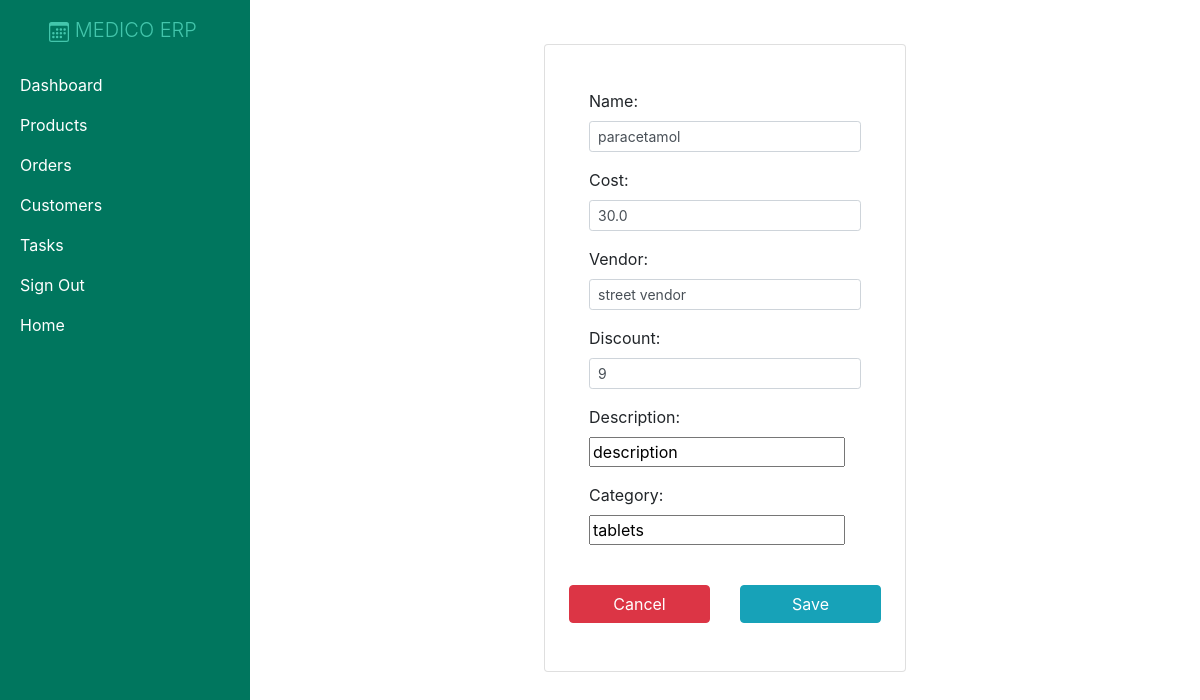
The app's page /update_product/8/ with its own data.
### crm/models.py (models this page shows, shortened)
class Product(models.Model):
    name = models.CharField(max_length=200, null=True)
    cost = models.FloatField(null=True)
    vendor = models.CharField(max_length=200, null=True)
    discount = models.IntegerField(default=0)
    date_created = models.DateTimeField(auto_now_add=True, null=True)
    product_image= models.ImageField(upload_to="images")
    description=models.CharField(max_length=200,null=True)#sa
    category=models.CharField(max_length=200,null=True)

### crm/views.py (the view)
# urls.py: path('update_product/<str:pk>/', views.update_product, name="update_product"),
def update_product(request, pk):
    product = Product.objects.get(id=pk)
    form = ProductForm(instance=product)
    if request.method == 'POST':
        form = ProductForm(request.POST,instance=product)
        if form.is_valid():
            form.save()
            return redirect('/products')
    context = {'form': form}
    return render(request,'crm/form_page.html',context)

### crm/forms.py
class ProductForm(forms.ModelForm):
    class Meta:
        model = Product
        fields = '__all__'
        exclude=('product_image',)
        widgets={
                   "name":forms.TextInput(attrs={'class': "form-control form-control-sm"}),
                   "product":forms.TextInput(attrs={'class': "form-control form-control-sm"}),
                   "vendor":forms.TextInput(attrs={'class': "form-control form-control-sm"}),
                   "discount":forms.TextInput(attrs={'class': "form-control form-control-sm"}),
                   "cost":forms.TextInput(attrs={'class': "form-control form-control-sm"}),
                }

### customers/context_processors.py (called while the page is built)
def cart_count(request):
    if request.user.is_authenticated:
        cnt=Cart.objects.filter(user=request.user).count()
        return {"cnt":cnt}
    else:
        return {"cnt":0}

### crm/templates/crm/form_page.html (shortened to what this page needs)
{% extends 'crm/main.html' %}
{% block content %}
<div class="container w-50 mt-4">
  <form action="" method="POST">
    <div class="card p-4 m-4">
      <div class="card-body">
        {{form.as_p}}
      </div>
      <div class="row">
        <div class="col">
          <button onclick="window.history.back();" class="btn btn-danger w-100 mt-1 mb-4">Cancel</button>
        </div>
        <div class="col">
          <button type="submit" name="Submit" value="Submit" class="btn btn-info w-100 mt-1 mb-4">Save</button>
        </div>
      </div>
    </div>
  </form>
</div>
{% endblock content %}

### records on screen
Product: name "paracetamol", cost "30.0", vendor "street vendor", discount "9", description "description", category "tablets"
